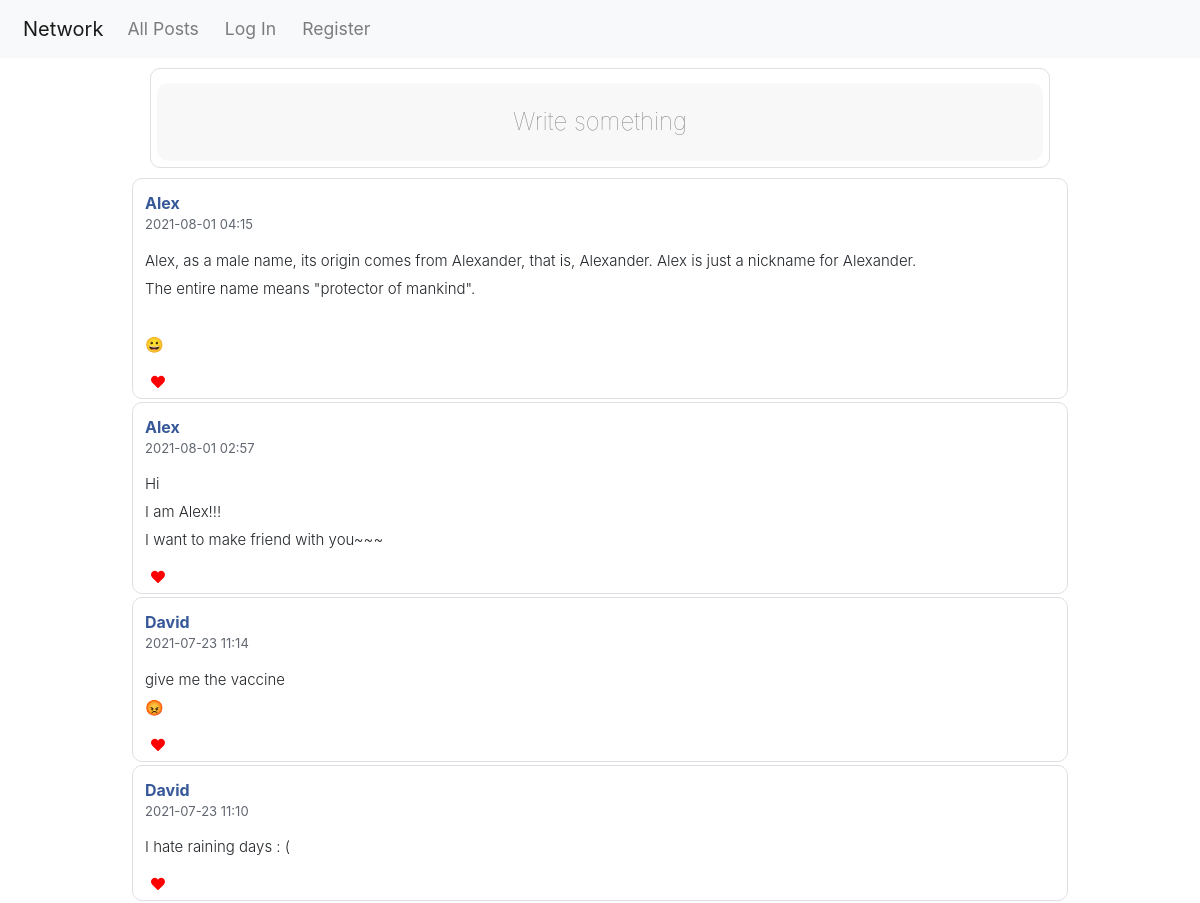
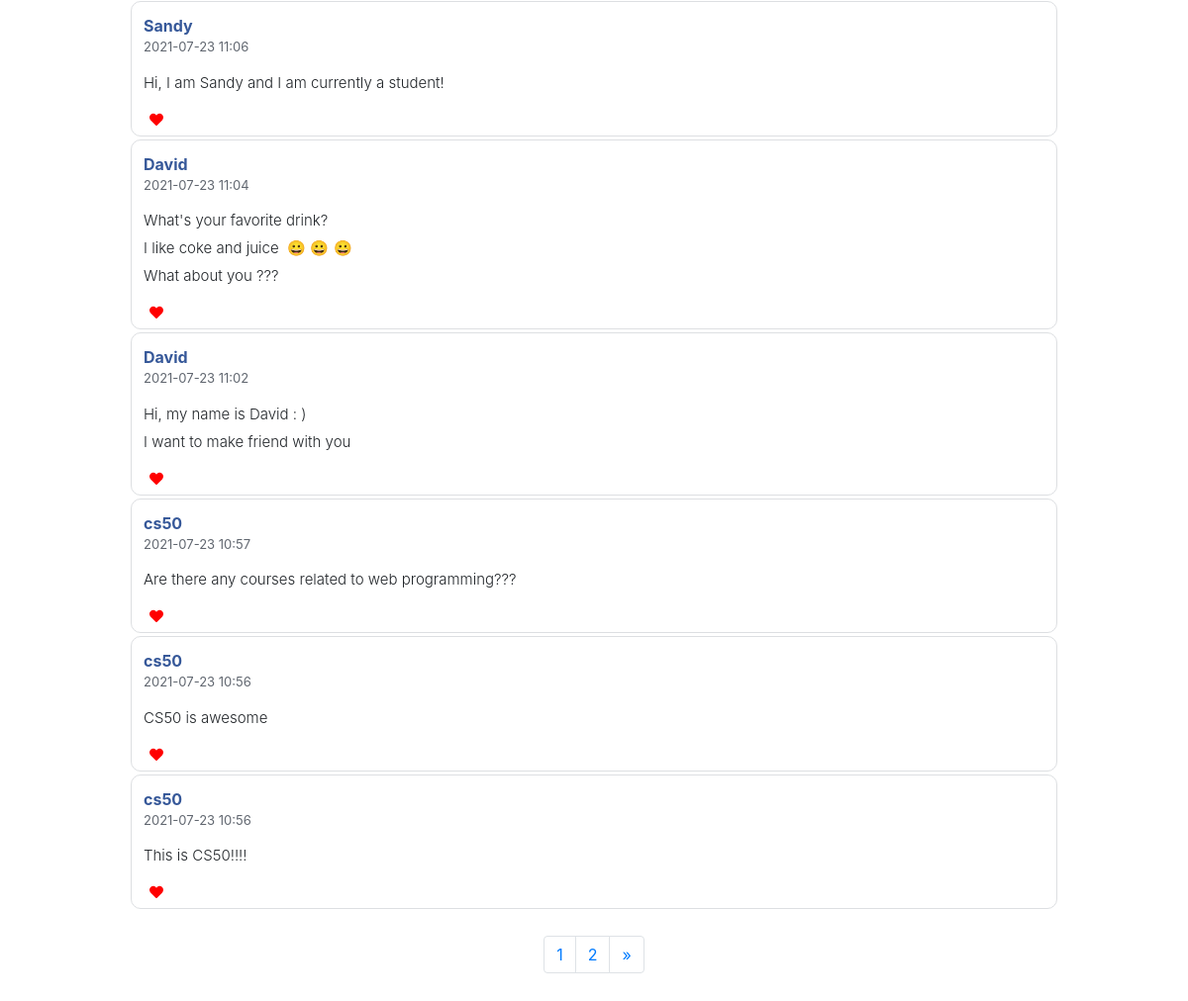
The page / on the database its author committed (2 pictures, top to bottom).
### network/models.py (models this page shows, shortened)
class Post(models.Model):
    content = models.TextField(blank=False)
    author  = models.ForeignKey(
        User,
        related_name='post',
        on_delete=models.CASCADE
    )
    created = models.DateTimeField(auto_now_add=True)
    users_like = models.ManyToManyField(
        User,
        related_name='post_like',
        blank=True
    )

class User(AbstractUser):
    followers = models.ManyToManyField('self',blank=True,related_name='user_followers',symmetrical=False)
    following = models.ManyToManyField('self',blank=True,related_name='user_following',symmetrical=False)

### network/views.py (the view)
# urls.py: path("", views.index, name="index"),
def index(request):
    article= Post.objects.all().order_by('-created')
    paginator = Paginator(article, 10)
    page_number = request.GET.get('page')
    try:
        article = paginator.page(page_number)
    except PageNotAnInteger:
        article = paginator.page(1)
    except (EmptyPage, InvalidPage):
        article = paginator.page(paginator.num_pages)
    return render(request, "network/index.html",{"articles":article,"show_add_post":True,"profile":False})

### network/templates/network/index.html (shortened to what this page needs)
{% extends "network/layout.html" %}
{% load static %}
{% block body %}
{% if show_add_post %}
<button     data-toggle="modal" data-target="#exampleModal"  id="post_article">
  <p style="background-color:#F8F8F8;height:80% ;border-radius: 10px;transform: translateY(15%);padding-top:20px;font-size:1.5rem;font-weight: lighter;color:#808080;">Write something</p>
</button>
{% endif %}
 <div class="container-fluid" style="margin-top: 10px;">
{% for item in articles %}
 <div id="app"  >
  <div class="header">
    <div class="left-info">
      <div class="name-info">
         <div class="name">
          <a href="{% url 'home' item.author.username %}">{{item.author.username}}</a>
        </div>
        <div class="time">
          {{item.created|date:"Y-m-d H:i"}}
        </div>
      </div>
    </div>
 </div>
 <div class="content"  id ="article-{{item.id}}">{{item.content}}</div>
 <div class="feedback-action">
  <button data-id={{item.id}} id ="like" style="border:none; background-color: transparent;cursor:pointer;
    overflow: hidden;
    outline:none;"><i class="fas fa-heart"  style="color:red;"></i></button>&nbsp;<span id="count-{{item.id}}" class="text-nowrap"></span>
 </div>
  </div>
 {% endfor %}
</div>
<br>
<div class="pull-right" >
                <nav aria-label="Page navigation example">
                    <ul class="pagination">
                        {% for page_num in articles.paginator.page_range %}
                            {% if page_num == articles.number %}
                                <li class="page-item">
                                    <a href="#" class="page-link">
                                        {{ page_num }}
                                    </a>
                                </li>
                            {% else %}
                                <li class="page-item">
                                    <a href="?page={{ page_num }}" class="page-link">{{ page_num }}
                                    </a>
                                </li>
                            {% endif %}
                        {% endfor %}
                        {% if  articles.has_next %}
                        <li class="page-item">
                            <a href="?page={{ articles.next_page_number }}" aria-label="last" class="page-link">
                                <span aria-hidden="true">&raquo;</span>
                            </a>
                        </li>
                        {% endif %}
                    </ul>
                </nav>
</div>
{% endblock %}

### network/templates/network/layout.html (shortened to what this page needs)
{% load static %}
<!DOCTYPE html>
<html lang="en">
    <head>
        <link rel="stylesheet" href="https://maxcdn.bootstrapcdn.com/bootstrap/4.5.2/css/bootstrap.min.css">
        <link href="{% static 'network/styles.css' %}" rel="stylesheet">
    </head>
    <body>
        <nav class="navbar navbar-expand-md navbar-light bg-light">
        <div class="container-fluid">
              <a class="navbar-brand" href="#">Network</a>
            <div class="collapse navbar-collapse" id="navbarNav">
              <ul class="nav navbar-nav mr-auto">
                <li class="nav-item" >
                  <a class="nav-link" href="{% url 'index' %}"  id="index">All Posts</a>
                </li>
                {% if user.is_authenticated %}
                    <li class="nav-item">
                        <a class="nav-link" href="{% url 'following' %}">Following</a>
                    </li>
                    <li class="nav-item">
                        <a class="nav-link" href="{% url 'logout' %}">Log Out</a>
                    </li>
                {% else %}
                    <li class="nav-item">
                        <a class="nav-link" href="{% url 'login' %}">Log In</a>
                    </li>
                    <li class="nav-item">
                        <a class="nav-link"  href="{% url 'register' %}">Register</a>
                    </li>
                {% endif %}
              </ul>
              </div>
              </div>
          </nav>
        <div class="body" >
            {% block body %}
            {% endblock %}
        </div>
    </body>
</html>

### network/static/network/styles.css (style rules this page uses)
html, body { height: 100%; width: 100%; }
#post_article { margin: 0 auto; background: white; border: 1px solid #dddfe2; border-radius: 10px; width:75%; height:100px; display: block; outline: none; }
.pull-right { width:auto; height:auto; margin: 0 auto; display:flex; justify-content: center; padding-bottom:50px; }
.navbar { padding: .5rem; margin-bottom:10px; }
.navbar-nav li { padding-right: 10px; }
.nav-link { font-size: 1.1em !important; }
#app { margin: 0px auto 3px; height: auto; max-height :300px; width: 80%; overflow-y:auto; background: white; border: 1px solid #dddfe2; border-radius: 10px; }
#app .header { display: flex; justify-content: space-between; padding: 12px 12px 0; }
#app .header .left-info .name-info .name { display: inline-block; font-weight: bolder; cursor: pointer; }
#app .header .left-info .name-info .name a { text-decoration: none; color: #365899; }
#app .header .left-info .name-info .time { color: #616770; font-size: 13px; }
#app .feedback-action { text-align: left; font-weight: 600; font-size: 14px; height: 32px; margin: 0 12px; min-height: 32px; padding: 4px 0; }
#app .content { white-space: pre-wrap; font-size: 15px; font-weight: 300; letter-spacing: 0; line-height: 28px; margin: 0 0 7px 0; padding: 12px 12px 0; }

### rows shown on the page
Post: author.username "Alex", created "2021-08-01 04:15", content "Alex, as a male name, its origin comes from Alexander, that is, Alexander. Alex is just a nickname for Alexander. The entire name means \"protector of mankind\". 😀"
Post: author.username "Alex", created "2021-08-01 02:57", content "Hi I am Alex!!! I want to make friend with you~~~"
Post: author.username "David", created "2021-07-23 11:14", content "give me the vaccine 😡"
Post: author.username "David", created "2021-07-23 11:10", content "I hate raining days : ("
Post: author.username "Sandy", created "2021-07-23 11:06", content "Hi, I am Sandy and I am currently a student!"
Post: author.username "David", created "2021-07-23 11:04", content "What's your favorite drink? I like coke and juice 😀 😀 😀 What about you ???"
Post: author.username "David", created "2021-07-23 11:02", content "Hi, my name is David : ) I want to make friend with you"
Post: author.username "cs50", created "2021-07-23 10:57", content "Are there any courses related to web programming???"
Post: author.username "cs50", created "2021-07-23 10:56", content "CS50 is awesome"
Post: author.username "cs50", created "2021-07-23 10:56", content "This is CS50!!!!"

### other values the page prints
{{ page_num }} "1"
{{ page_num }} "2"
